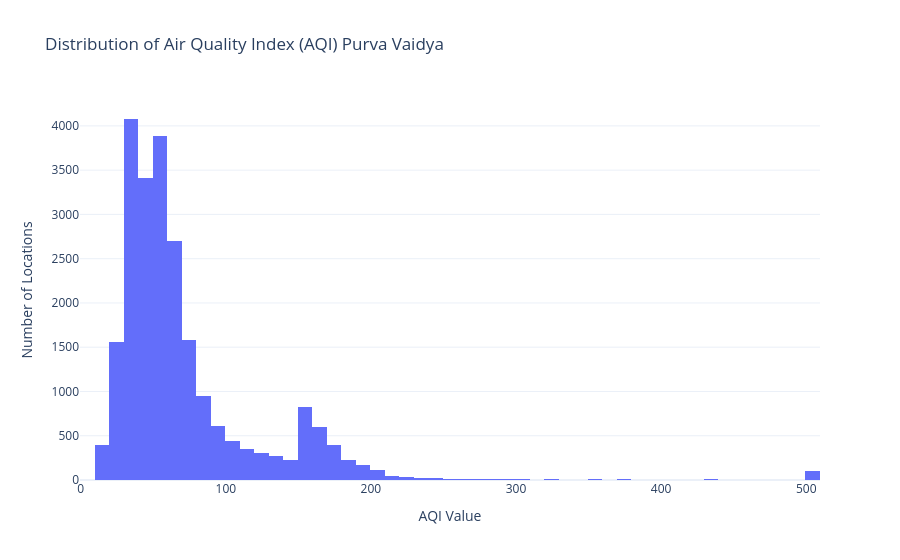

Write notebook code for a chart like this one.
### Code cell
Sfig = px.scatter(
    df,
    x="NO2 AQI Value",
    y="AQI Value",
    title="Relationship Between NO₂ and AQI (Purva Vaidya)",
    labels={
        "NO2 AQI Value": "NO₂ AQI",
        "AQI Value": "Overall AQI"
    },
    trendline="ols",
    opacity=0.6
)

fig.update_layout(
    template="plotly_white"
)

fig.show()

### Figure 1 — Plotly figure (JSON) as saved in the notebook; plotly's stock layout.template omitted (floating-point values rounded to 4 significant figures; data arrays with more than 128 entries replaced by an {"elided": "..."} marker saying what was removed)
{"data": [{"bingroup": "x", "hovertemplate": "Air Quality Index=%{x}<br>count=%{y}<extra></extra>", "legendgroup": "", "marker": {"color": "#636efa", "pattern": {"shape": ""}}, "name": "", "nbinsx": 50, "orientation": "v", "showlegend": false, "type": "histogram", "x": {"elided": "23463 int values"}, "xaxis": "x", "yaxis": "y"}], "layout": {"barmode": "relative", "legend": {"tracegroupgap": 0}, "title": {"text": "Distribution of Air Quality Index (AQI) Purva Vaidya"}, "xaxis": {"anchor": "y", "domain": [0, 1], "title": {"text": "AQI Value"}}, "yaxis": {"anchor": "x", "domain": [0, 1], "title": {"text": "Number of Locations"}}}}
